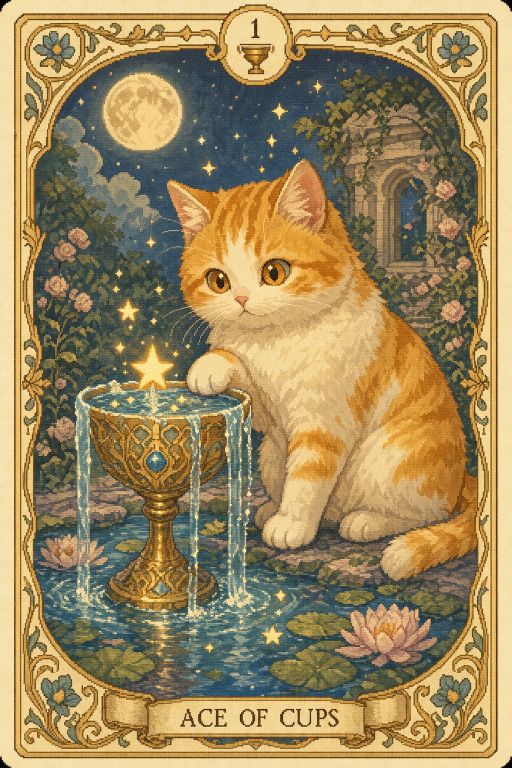
#> input picture assets/cards/cups/cups_01_origin.png, 1024 x 1536 px (shown at 1/2 size); its folder holds only this picture in this run
$ python generate_runtime_card_images.py
#> lines starting #> are read from the running program, lines starting #| are printed output that depends on the picture
"""Generate runtime card images from the retained origin PNG files."""

from __future__ import annotations

from pathlib import Path

from PIL import Image


PROJECT_ROOT = Path(__file__).resolve().parents[1]
CARDS_DIR = PROJECT_ROOT / "assets" / "cards"
DETAIL_SIZE = (256, 384)


def generate_detail_image(origin_path: Path) -> Path:
    detail_path = origin_path.with_name(origin_path.name.replace("_origin.png", "_detail.png"))
    with Image.open(origin_path) as img:
#> img is the input picture: PIL image 1024x1536 RGB; mean R, G, B 157.4, 136.8, 93.4
        img = img.convert("RGBA")
#> img: PIL image 1024x1536 RGBA
        img.thumbnail(DETAIL_SIZE, Image.Resampling.LANCZOS)
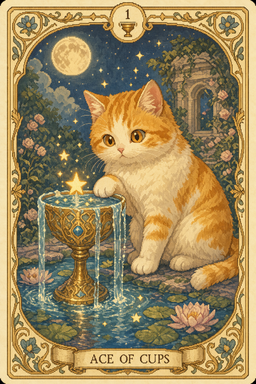
#> img: PIL image 256x384 RGBA; mean R, G, B, A 157.4, 136.8, 93.4, 255
        img.save(detail_path, optimize=True)
    return detail_path


def main() -> None:
    origins = sorted(CARDS_DIR.glob("*/*_origin.png"))
    for origin_path in origins:
        generate_detail_image(origin_path)
    print(f"Generated {len(origins)} detail images at {DETAIL_SIZE[0]}x{DETAIL_SIZE[1]} max.")


if __name__ == "__main__":
    main()
